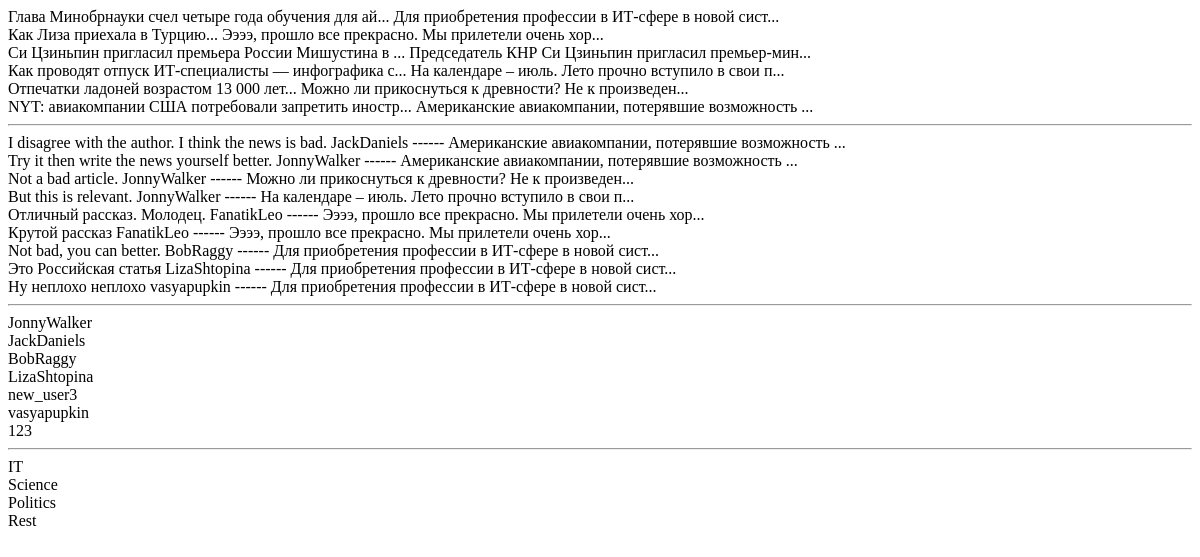
Page /news/index/ on the earlier database version.
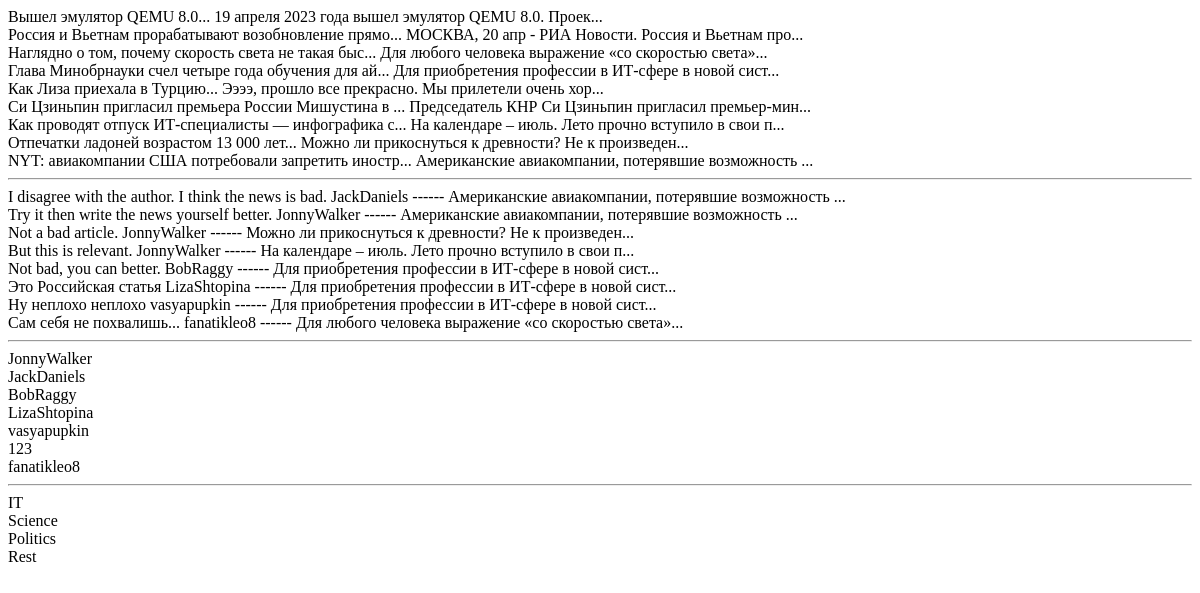
Same page on the later database version.
### News/models.py (models this page shows, shortened)
class Post(models.Model):
    NEWS = 'NE'
    ARTICLE = 'AR'
    POSTTYPES = [
        (NEWS, 'Новость'),
        (ARTICLE, 'Статья'),
    ]
    post_author = models.ForeignKey(Author, on_delete=models.CASCADE, verbose_name='Автор')
    post_type = models.CharField(max_length=2, choices=POSTTYPES, default=NEWS, verbose_name='Тип поста')
    post_time_in = models.DateTimeField(auto_now_add=True, verbose_name='Дата публикации')
    post_category = models.ManyToManyField(Category, through='PostCategory', verbose_name='Категория поста')
    post_title = models.CharField(max_length=255, verbose_name='Заголовок')
    post_text = models.TextField(verbose_name='Текст')
    post_rating = models.FloatField(default=0, verbose_name='Рейтинг')
    def __str__(self):
        return f'{self.post_title[0:50]}... {self.post_text[0:50]}...'
    class Meta:
        verbose_name = 'Пост'
        verbose_name_plural = 'Посты'
        ordering = ['-post_time_in']

class Comment(models.Model):
    comment_post = models.ForeignKey(Post, on_delete=models.CASCADE,verbose_name='Пост коментария')
    comment_user = models.ForeignKey(User, on_delete=models.CASCADE,verbose_name='Автор коментария')
    comment_text = models.TextField(verbose_name='Текст коментария')
    comment_time_in = models.DateTimeField(auto_now_add=True)
    comment_rating = models.FloatField(default=0, verbose_name='Ретинг')
    def __str__(self):
        return f'{self.comment_text} {self.comment_user.username} ------ {self.comment_post.post_text[0:50]}...'
    class Meta:
        verbose_name = 'Коментарий'
        verbose_name_plural = 'Коментарии'
        ordering = ['comment_time_in']

class Author(models.Model):
    author_rating = models.FloatField(default=0)
    author_user = models.OneToOneField(User, on_delete=models.CASCADE)
    def __str__(self):
        return f'{self.author_user.username}'
    class Meta:
        verbose_name = 'Автор'
        verbose_name_plural = 'Авторы'

class Category(models.Model):
    category_name = models.CharField(max_length=255, unique=True)
    subscribers = models.ManyToManyField(User, related_name='categories')
    def __str__(self):
        return f'{self.category_name}'
    class Meta:
        verbose_name = 'Категория'
        verbose_name_plural = 'Категории'

### News/views.py (the view)
# urls.py: path('index/', index),
def index(requests):
    posts = Post.objects.all()
    comments = Comment.objects.all()
    authors = Author.objects.all()
    categories = Category.objects.all()
    return render(requests, 'index.html',
                  context={'posts': posts, 'comments': comments, 'authors': authors, 'categories': categories})

### News/templates/News/index.html
<html>
<head></head>
<body>
{% for x in posts %}
{{ x }}
<br>
{% endfor %}
<hr>
{% for x in comments %}
{{ x }}
<br>
{% endfor %}
<hr>
{% for x in authors %}
{{ x }}
<br>
{% endfor %}
<hr>
{% for x in categories %}
{{ x }}
<br>
{% endfor %}
</body>
</html>

Differences in the rows shown:
removed Comment: comment_text+comment_user+comment_post "Отличный рассказ. Молодец. FanatikLeo ------ Ээээ, прошло все прекрасно. Мы прилетели очень хор..."
removed Comment: comment_text+comment_user+comment_post "Крутой рассказ FanatikLeo ------ Ээээ, прошло все прекрасно. Мы прилетели очень хор..."
removed Author: author_user.username "new_user3"
added Post: post_title+post_text "Вышел эмулятор QEMU 8.0... 19 апреля 2023 года вышел эмулятор QEMU 8.0. Проек..."
added Post: post_title+post_text "Россия и Вьетнам прорабатывают возобновление прямо... МОСКВА, 20 апр - РИА Новости. Россия и Вьетнам про..."
added Post: post_title+post_text "Наглядно о том, почему скорость света не такая быс... Для любого человека выражение «со скоростью света»..."
added Comment: comment_text+comment_user+comment_post "Сам себя не похвалишь... fanatikleo8 ------ Для любого человека выражение «со скоростью света»..."
added Author: author_user.username "fanatikleo8"
